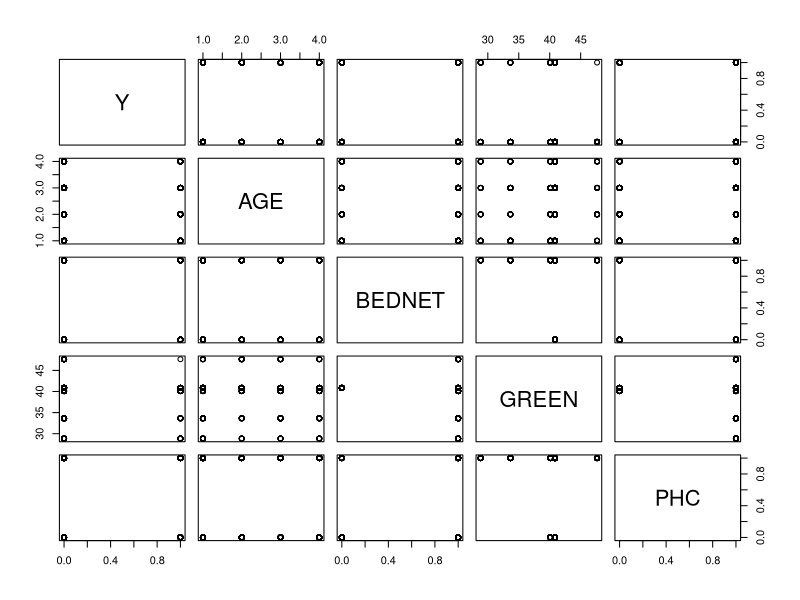
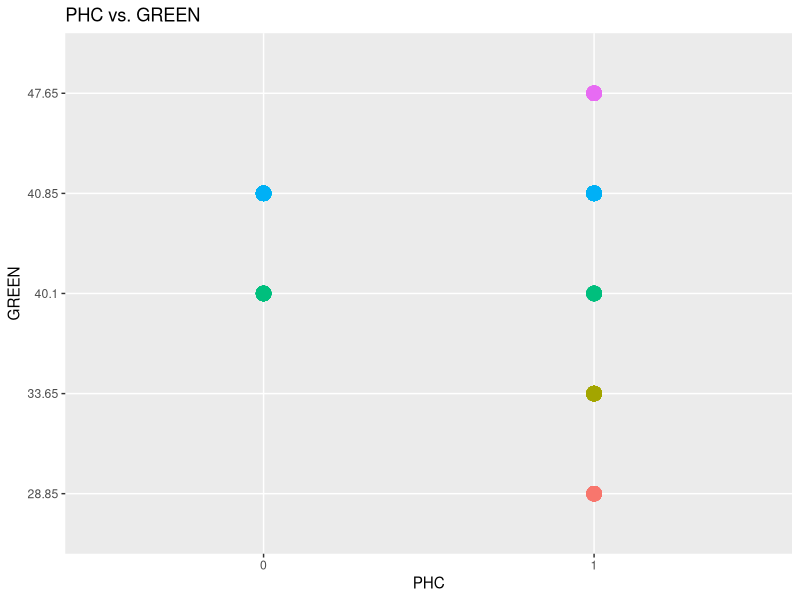

Here is the R script that generated these plots, in order:
## ---- chunk 1
knitr::opts_chunk$set(fig.width=5, fig.height=3) 
library(dplyr)
library(knitr)
library(ggplot2)
#read in the data set
gambia <-read.csv("gambiaMissing.csv")
## ---- chunk 2
table(gambia$AGE) %>% as.data.frame() %>% kable()
## ---- chunk 3
table(gambia$GREEN) %>% as.data.frame() %>% kable()
## ---- chunk 4
attach(gambia)
i <- which(is.na(BEDNET))
m_gambia <- gambia[i,]
Feature <- c("Missing Age", "Age", "Missing Green", "Green", "Missing PHC", "PHC")
quant_tab <- cbind(Feature, rbind(quantile(m_gambia$AGE), quantile(AGE), quantile(m_gambia$GREEN), quantile(GREEN), quantile(m_gambia$PHC), quantile(PHC)))
kable(quant_tab)
detach(gambia)
## ---- chunk 5
pairs(gambia)

kable(cor(gambia[-i,])) #index i can be found in my code
## ---- chunk 6
ggplot(gambia[-i,], aes(x=factor(PHC), y = factor(GREEN), color = factor(GREEN), size = 5)) + geom_point() + ggtitle("PHC vs. GREEN") + theme(legend.position="none") + xlab("PHC") + ylab("GREEN") 
